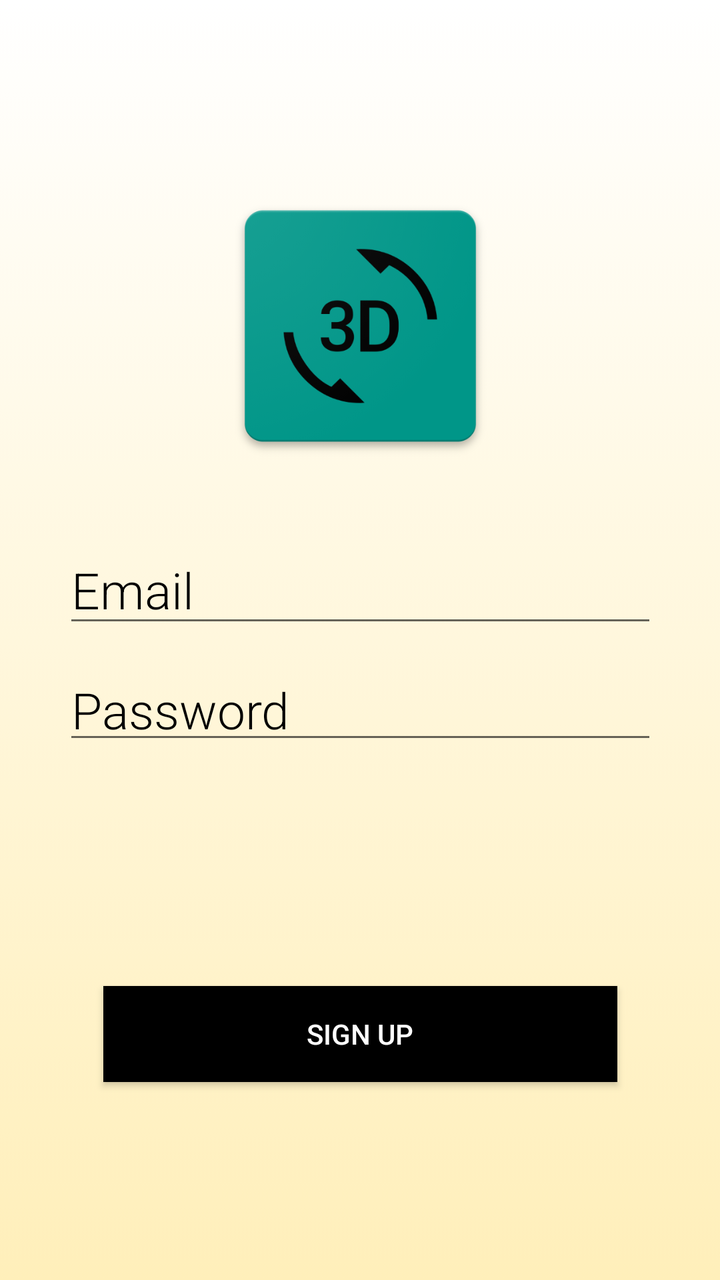
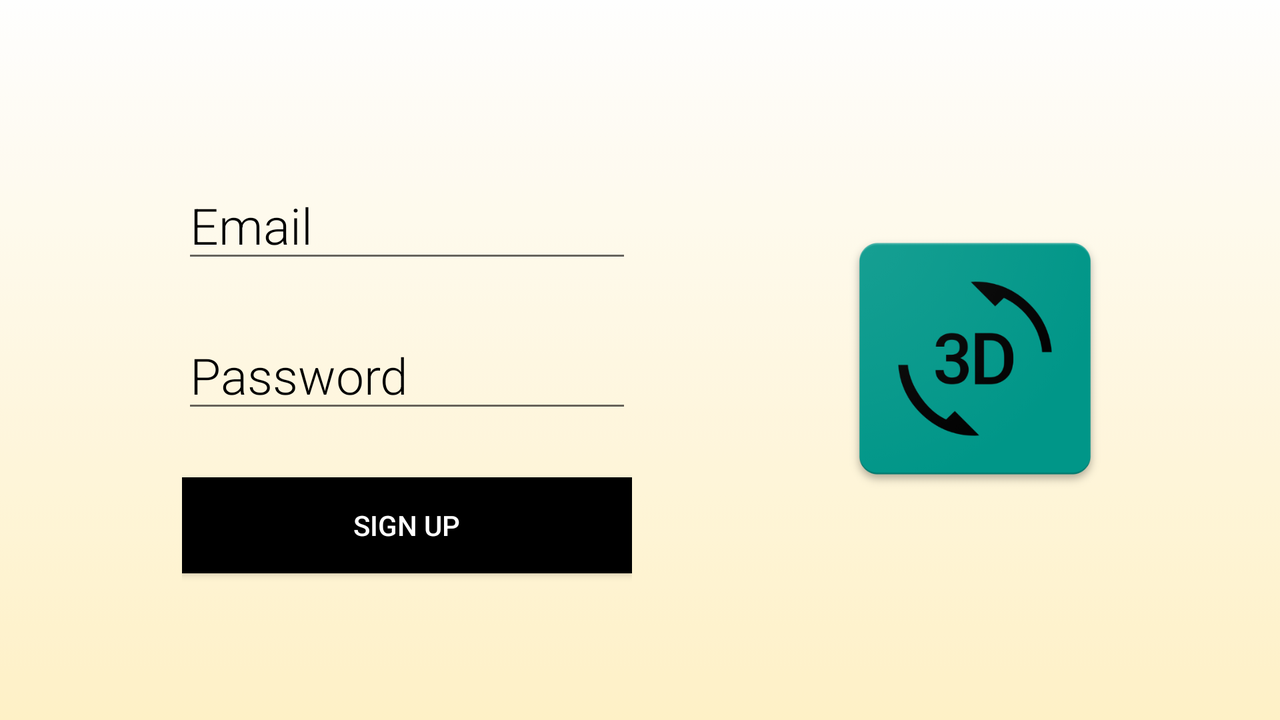

Compare how this app lays out the same screen by default and in its alternative resource folder. The renders come first, then the two layout files and the values they reference.
<!-- AndroidManifest.xml: application theme AppTheme -->
<!-- res/layout/activity_signup.xml -->
<?xml version="1.0" encoding="utf-8"?>
<android.support.constraint.ConstraintLayout xmlns:android="http://schemas.android.com/apk/res/android"
    xmlns:app="http://schemas.android.com/apk/res-auto"
    xmlns:tools="http://schemas.android.com/tools"
    android:layout_width="match_parent"
    android:layout_height="match_parent"
    android:background="@drawable/gradient_background"
    tools:context=".signup">


    <View
        android:id="@+id/view2"
        android:layout_width="match_parent"
        android:layout_height="match_parent"
        android:alpha="0.8"
        android:background="@drawable/gradient_background" />


    <RelativeLayout
        android:id="@+id/relativeLayout"
        android:layout_width="297dp"
        android:layout_height="500dp"
        android:layout_alignParentBottom="true"
        android:layout_marginBottom="8dp"
        android:layout_marginEnd="8dp"
        android:layout_marginStart="8dp"
        android:layout_marginTop="8dp"
        app:layout_constraintBottom_toBottomOf="@+id/view2"
        app:layout_constraintEnd_toEndOf="@+id/view2"
        app:layout_constraintStart_toStartOf="@+id/view2"
        app:layout_constraintTop_toTopOf="@+id/view2">


        <EditText
            android:id="@+id/emailinput"
            android:layout_width="match_parent"
            android:layout_height="wrap_content"
            android:layout_alignParentStart="true"
            android:layout_alignParentTop="true"
            android:layout_marginStart="0dp"
            android:layout_marginTop="198dp"
            android:fontFamily="sans-serif-light"
            android:hint="Email"
            android:inputType="textEmailAddress"
            android:textColor="@color/black"
            android:textColorHint="@color/black"
            android:textSize="25sp" />

        <EditText
            android:id="@+id/passwordinput2"
            android:layout_width="match_parent"
            android:layout_height="50dp"
            android:layout_above="@+id/btSignUp2"
            android:layout_alignParentStart="true"
            android:layout_alignParentTop="true"
            android:layout_marginBottom="116dp"
            android:layout_marginStart="0dp"
            android:layout_marginTop="258dp"

            android:fontFamily="sans-serif-light"
            android:hint="Password"
            android:inputType="textPassword"
            android:textColor="@color/black"
            android:textColorHint="@color/black"
            android:textSize="25sp" />


        <ImageView
            android:id="@+id/imgView"
            android:layout_width="161dp"
            android:layout_height="146dp"
            android:layout_centerHorizontal="true"
            android:layout_marginTop="20dp"
            android:src="@drawable/logo" />


        <Button
            android:id="@+id/btSignUp2"
            android:layout_width="match_parent"
            android:layout_height="wrap_content"
            android:layout_alignParentBottom="true"
            android:layout_marginBottom="29dp"
            android:layout_marginLeft="20dp"
            android:layout_marginRight="20dp"
            android:background="@color/black"
            android:text="Sign Up"
            android:textColor="@color/colorWhite" />

    </RelativeLayout>

</android.support.constraint.ConstraintLayout>
<!-- resources referenced by this layout -->
<resources>
  <color name="colorWhite">#ffffff</color>
  <!-- drawable gradient_background (drawable) -->
  <?xml version="1.0" encoding="utf-8"?>
  <selector xmlns:android="http://schemas.android.com/apk/res/android">
  
      <item>
          <shape>
              <gradient
                  android:angle="90"
                  android:startColor="#ffefba"
                  android:endColor="#ffffff"
                  android:type="linear"/>
  
          </shape>
      </item>
  
  </selector>
  <!-- drawable logo: png bitmap (drawable, 61258 bytes) -->
  <!-- from res/values-v21/ -->
  <style name="AppTheme" parent="Base.Theme.AppCompat.Light.DarkActionBar">
          
          <item name="colorPrimary">@color/colorPrimary</item>
          <item name="colorPrimaryDark">@color/colorPrimaryDark</item>
          <item name="colorAccent">@color/colorAccent</item>
      </style>
  <color name="colorPrimary">#5da1b4</color>
  <color name="colorPrimaryDark">#4f969f</color>
  <color name="colorAccent">#846972</color>
</resources>
<!-- res/layout-land/activity_signup.xml (the repository's variant of the layout above) -->
<!-- drawn on the phone turned sideways -->
<?xml version="1.0" encoding="utf-8"?>
<android.support.constraint.ConstraintLayout xmlns:android="http://schemas.android.com/apk/res/android"
    xmlns:app="http://schemas.android.com/apk/res-auto"
    xmlns:tools="http://schemas.android.com/tools"
    android:layout_width="match_parent"
    android:layout_height="match_parent"
    tools:context=".signup">


    <View
        android:id="@+id/view2"
        android:layout_width="match_parent"
        android:layout_height="match_parent"
        android:alpha="0.8"
        android:background="@drawable/gradient_background" />


    <RelativeLayout
        android:id="@+id/relativeLayout"
        android:layout_width="225dp"
        android:layout_height="319dp"
        android:layout_alignParentBottom="true"
        android:layout_marginBottom="8dp"
        android:layout_marginEnd="8dp"
        android:layout_marginStart="8dp"
        android:layout_marginTop="8dp"
        app:layout_constraintBottom_toBottomOf="parent"
        app:layout_constraintEnd_toStartOf="@+id/imgView"
        app:layout_constraintStart_toStartOf="@+id/view2"
        app:layout_constraintTop_toTopOf="parent">


        <EditText
            android:id="@+id/emailinput"
            android:layout_width="match_parent"
            android:layout_height="wrap_content"
            android:layout_alignParentTop="true"
            android:layout_marginTop="65dp"
            android:fontFamily="sans-serif-light"
            android:hint="Email"
            android:inputType="textEmailAddress"
            android:textColor="@color/black"
            android:textColorHint="@color/black"
            android:textSize="25sp" />

        <EditText
            android:id="@+id/passwordinput2"
            android:layout_width="match_parent"
            android:layout_height="wrap_content"
            android:layout_alignParentTop="true"
            android:layout_marginTop="140dp"
            android:fontFamily="sans-serif-light"
            android:hint="Password"
            android:inputType="textPassword"
            android:textColor="@color/black"
            android:textColorHint="@color/black"
            android:textSize="25sp" />


        <Button
            android:id="@+id/btSignUp2"
            android:layout_width="match_parent"
            android:layout_height="wrap_content"
            android:layout_alignParentBottom="true"
            android:layout_marginBottom="53dp"
            android:background="@color/black"
            android:text="Sign Up"
            android:textColor="@color/colorWhite" />

    </RelativeLayout>

    <ImageView
        android:id="@+id/imgView"
        android:layout_width="161dp"
        android:layout_height="146dp"
        android:layout_centerHorizontal="true"
        android:layout_marginBottom="8dp"
        android:layout_marginEnd="72dp"
        android:layout_marginTop="8dp"
        android:src="@drawable/logo"
        app:layout_constraintBottom_toBottomOf="parent"
        app:layout_constraintEnd_toEndOf="@+id/view2"
        app:layout_constraintTop_toTopOf="parent"
        app:layout_constraintVertical_bias="0.497" />

</android.support.constraint.ConstraintLayout>
